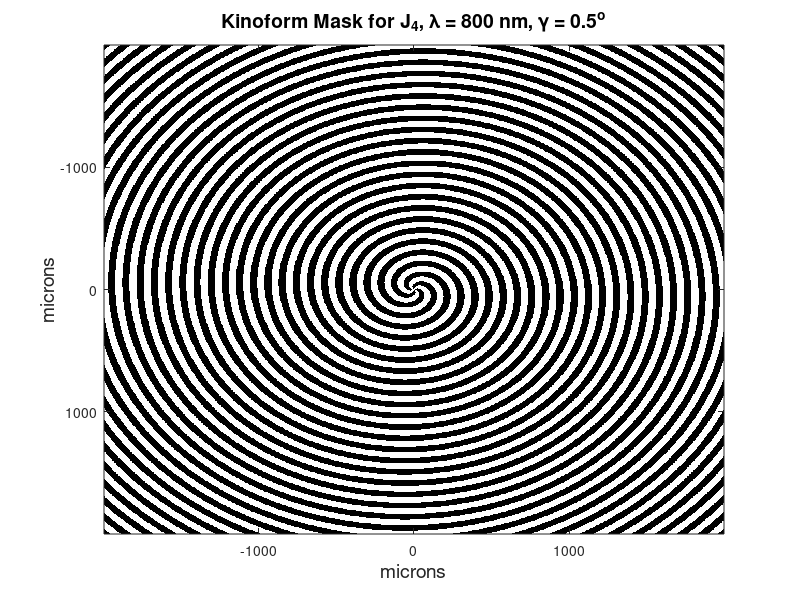
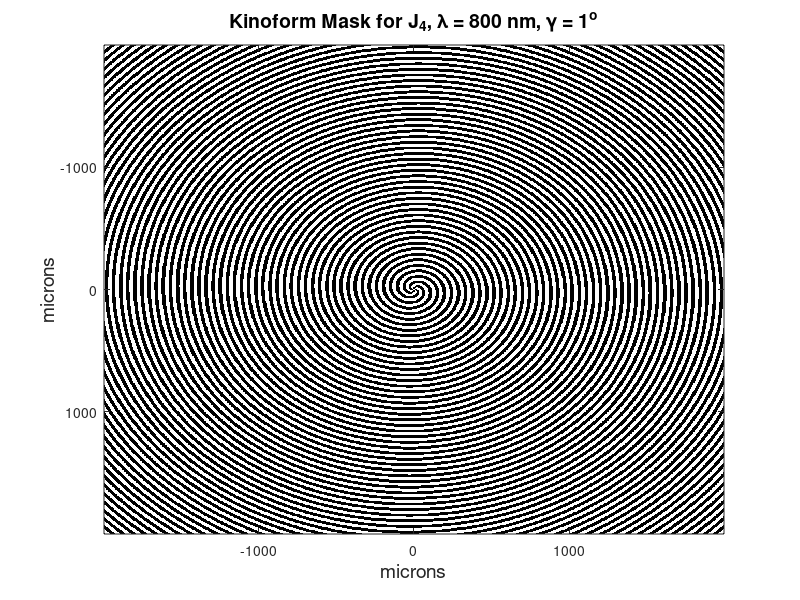
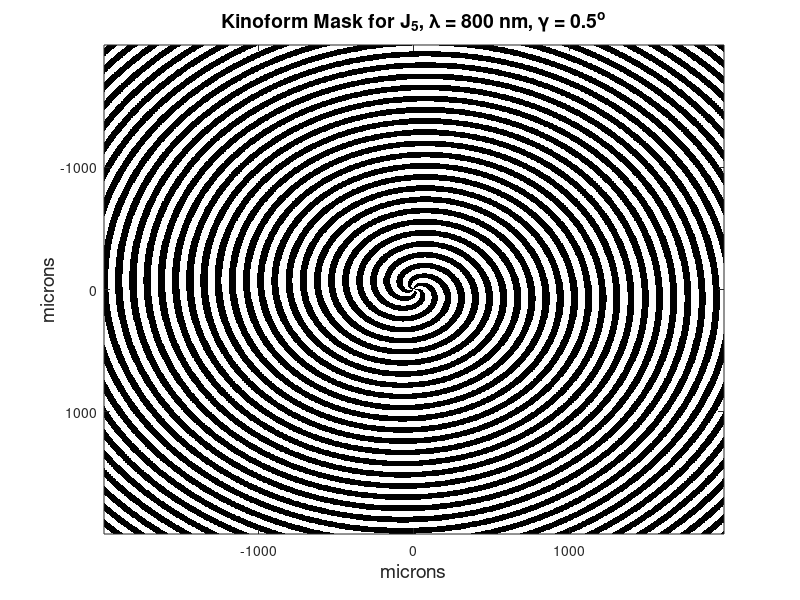
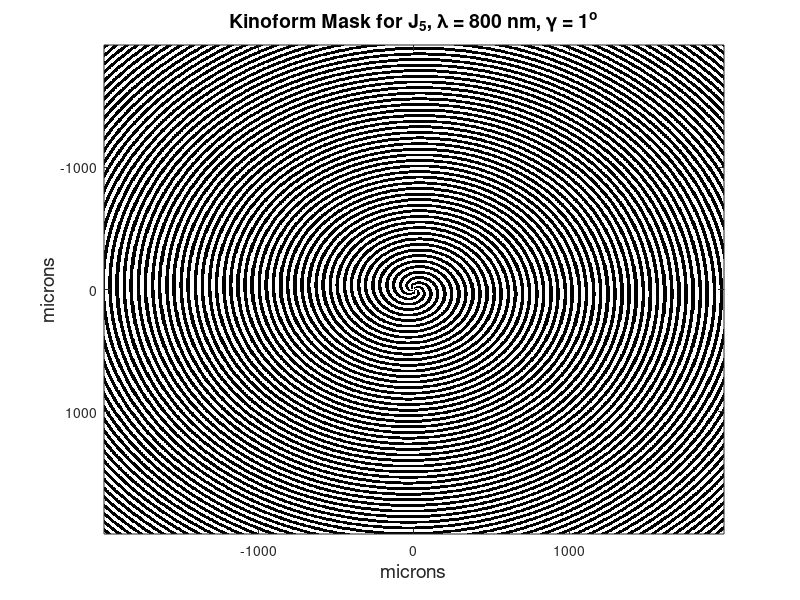

Source code (MATLAB) for these figures, in order:
% Script to generate masks for kinoform phase plates

n_pts  = 1200;  % number of pixels
r_mask = 2000;  % radius of mask in microns
lambda = 0.800; % wavelength in microns
gma_05 = 0.5;   % angle of focused rays with respect to axis in degrees
gma_10 = 1.0;   % angle of focused rays with respect to axis in degrees

k_0    = 2*pi/lambda;              % microns^-1
kp_05  = 2*pi*sind(gma_05)/lambda; % microns^-1
kp_10  = 2*pi*sind(gma_10)/lambda; % microns^-1

% map x-y into r-phi
x   = linspace(-r_mask,r_mask,n_pts);
xx  = repmat(x,n_pts,1);
yy  = rot90(xx,1);
r   = sqrt(xx.^2+yy.^2);
phi = atan2(yy,xx);
% need to add 2pi to get correct phase in chosen coordinates
phi((n_pts/2+1):n_pts,:) = phi((n_pts/2+1):n_pts,:)+2*pi;

% Phase function PSI = k_perp*r + m*phi
PSI_m4kp05 = kp_05*r+4*phi;
PSI_m4kp10 = kp_10*r+4*phi;
PSI_m5kp05 = kp_05*r+5*phi;
PSI_m5kp10 = kp_10*r+5*phi;

% Generate masks and apply phase condition
mask_m4kp05 = false(n_pts);
mask_m4kp10 = false(n_pts);
mask_m5kp05 = false(n_pts);
mask_m5kp10 = false(n_pts);
mask_m4kp05(rem(PSI_m4kp05,2*pi) > pi) = true;
mask_m4kp10(rem(PSI_m4kp10,2*pi) > pi) = true; 
mask_m5kp05(rem(PSI_m5kp05,2*pi) > pi) = true; 
mask_m5kp10(rem(PSI_m5kp10,2*pi) > pi) = true; 

%%
% yi = linspace(0,300,301);
% Intensity = zeros(size(yi));
% z = 10000;
% 
% for i = 1:length(yi);
%     
%     sqr1 = xx.^2+(yy-yi(i)).^2;
%     gamma = atan(sqrt(sqr1)/z);
%     s = sqrt(z^2+sqr1);
%     PHI=exp(1i*(PSI_m5kp05+k_0*s));
%     %PHI=exp(1i*(pi*double(mask_m5kp05)+k_0*s));
%     dE = PHI.*(1+cos(gamma))./s;
%     E = sum(sum(dE));
%     Intensity(i) = abs(E)^2;
%     
% end
% 
% plot(yi,Intensity);
% 
% %%
% n_wvPts = 12000;
% r_mask = 500;
% l   = linspace(-r_mask,r_mask,n_wvPts);
% lx  = repmat(l,n_wvPts,1);
% ly  = rot90(lx,1);
% lr = sqrt(lx.^2+ly.^2);
% lphi = atan2(ly,lx);
% lphi((n_wvPts/2+1):n_wvPts,:) = lphi((n_wvPts/2+1):n_wvPts,:)+2*pi;
% 
% lPSI_m5kp10 = kp_10*lr+5*lphi;
% lmask_m5kp10 = false(n_wvPts);
% lmask_m5kp10(rem(lPSI_m5kp10,2*pi) > pi) = true; 
% 
% msamp = double(mask_m5kp10);
% new_mask = zeros(n_wvPts);
% t = n_wvPts/n_pts;
% for i = 1:n_pts; sx = msamp(i,:); ssx = interp1(x,sx,l,'nearest'); sb=repmat(ssx,t,1); new_mask((t*(i-1)+1):(t*i),:) = sb; end;
% %imask_m5kp10 = interp2(mask_m5kp10,5);
% 
% %%
% 
% yi = linspace(0,300,301);
% Intensity10000 = zeros(size(yi));
% z = 27000;
% 
% for i = 1:length(yi);
%     display(i);
%     sqr1 = lx.^2+(ly-yi(i)).^2;
%     gamma = atan(sqrt(sqr1)/z);
%     s = sqrt(z^2+sqr1);
%     PHI=exp(1i*(lPSI_m5kp10+k_0*s));
%     %PHI=exp(1i*(pi*double(lmask_m5kp10)+k_0*s));
%     %PHI=exp(1i*(pi*new_mask+k_0*s));
%     dE = PHI.*(1+cos(gamma))./s;
%     E = sum(sum(dE));
%     Intensity10000(i) = abs(E)^2;
%     
% end
% 
% plot(yi,Intensity10000);


%%
% Plot central 10% of mask (entire mask is way too big to plot)
x_ind  = abs(x)  < r_mask;

figure(1);
colormap gray;
imagesc(x(x_ind),x(x_ind),mask_m4kp05(x_ind,x_ind));
xlabel('microns','fontsize',14);
ylabel('microns','fontsize',14);
title('Kinoform Mask for J_4, \lambda = 800 nm, \gamma = 0.5^o','fontsize',14);

figure(2);
colormap gray;
imagesc(x(x_ind),x(x_ind),mask_m4kp10(x_ind,x_ind));
xlabel('microns','fontsize',14);
ylabel('microns','fontsize',14);
title('Kinoform Mask for J_4, \lambda = 800 nm, \gamma = 1^o','fontsize',14);

figure(3);
colormap gray;
imagesc(x(x_ind),x(x_ind),mask_m5kp05(x_ind,x_ind));
xlabel('microns','fontsize',14);
ylabel('microns','fontsize',14);
title('Kinoform Mask for J_5, \lambda = 800 nm, \gamma = 0.5^o','fontsize',14);

figure(4);
colormap gray;
imagesc(x(x_ind),x(x_ind),mask_m5kp10(x_ind,x_ind));
xlabel('microns','fontsize',14);
ylabel('microns','fontsize',14);
title('Kinoform Mask for J_5, \lambda = 800 nm, \gamma = 1^o','fontsize',14);

figure(5);
colormap gray;
imagesc(x(x_ind),x(x_ind),PSI_m4kp05(x_ind,x_ind));
xlabel('microns','fontsize',14);
ylabel('microns','fontsize',14);
%title('Kinoform Mask for J_5, \lambda = 800 nm, \gamma = 1^o','fontsize',14);

figure(6);
colormap gray;
imagesc(x(x_ind),x(x_ind),phi(x_ind,x_ind));
xlabel('microns','fontsize',14);
ylabel('microns','fontsize',14);